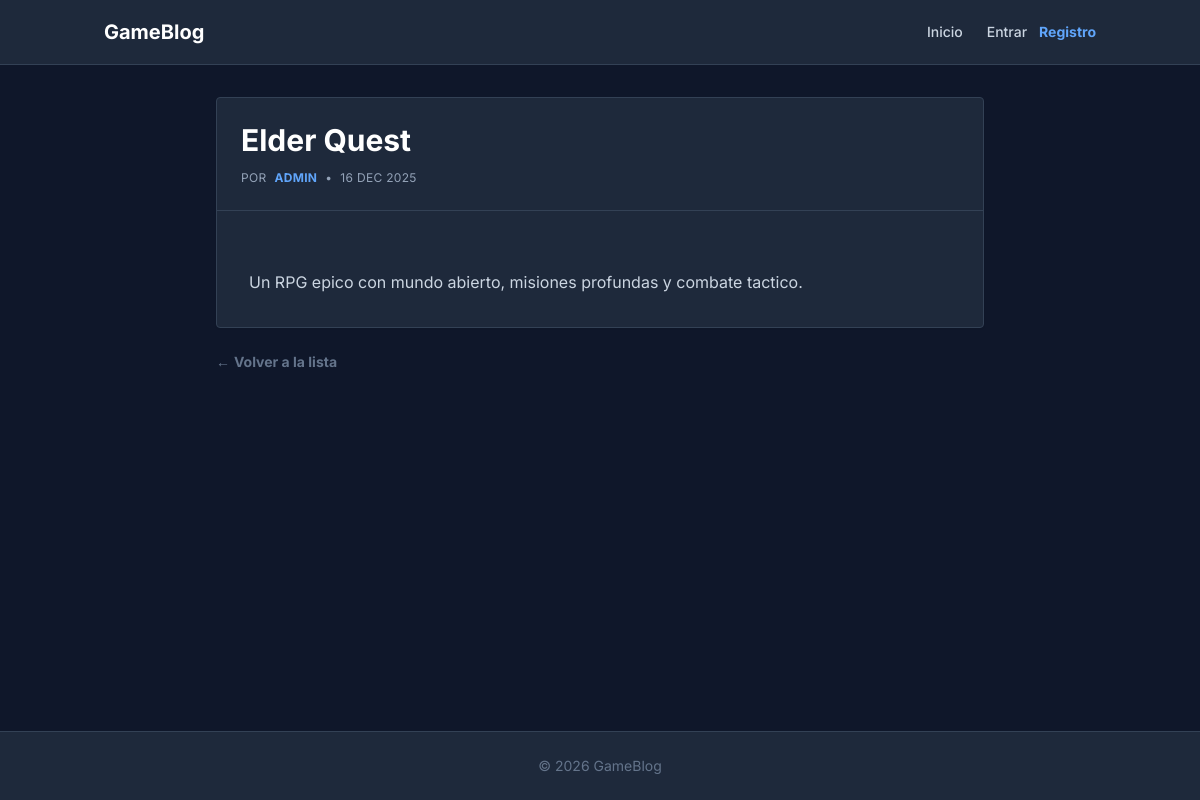
/index.php?action=show_post&id=1, run on the app's committed database.
### tables this page shows
CREATE TABLE IF NOT EXISTS posts (
    id INT AUTO_INCREMENT PRIMARY KEY,
    user_id INT NOT NULL,
    title VARCHAR(150) NOT NULL,
    content TEXT NOT NULL,
    image_url VARCHAR(255) DEFAULT NULL,
    created_at TIMESTAMP DEFAULT CURRENT_TIMESTAMP,
    FOREIGN KEY (user_id) REFERENCES users(id) ON DELETE CASCADE
);

CREATE TABLE IF NOT EXISTS users (
    id INT AUTO_INCREMENT PRIMARY KEY,
    username VARCHAR(80) NOT NULL,
    email VARCHAR(120) NOT NULL UNIQUE,
    password_hash VARCHAR(255) NOT NULL,
    role ENUM('admin', 'writer', 'subscriber') DEFAULT 'subscriber',
    created_at TIMESTAMP DEFAULT CURRENT_TIMESTAMP
);

### controllers/PostController.php (called while the page is built, shortened)
<?php
require_once __DIR__ . '/../models/Post.php';
class PostController {
    private $postModel;
    public function __construct() {
        $database = new Database();
        $db = $database->getConnection();
        $this->postModel = new Post($db);
    }
    protected function render(string $view, array $data = []) {
        extract($data);
        include __DIR__ . '/../views/' . $view;
    }
    public function show($id) {
        $post = $this->postModel->find($id);
        return $this->render('posts/show.php', compact('post'));
    }
}

### models/Post.php (called while the page is built, shortened)
<?php
class Post {
    private $db;
    public function __construct($db) {
        $this->db = $db;
    }
    public function find($id) {
        $stmt = $this->db->prepare("SELECT posts.*, users.username FROM posts JOIN users ON posts.user_id = users.id WHERE posts.id = ?");
        $stmt->execute([$id]);
        return $stmt->fetch();
    }
}

### views/posts/show.php (the view, shortened to what this page needs)
<?php include __DIR__ . '/../layout/header.php'; ?>
<article class="max-w-3xl mx-auto bg-slate-800 rounded border border-slate-700 overflow-hidden shadow-sm">
    <div class="p-6 border-b border-slate-700">
        <h1 class="text-2xl md:text-3xl font-bold text-white mb-3"><?= htmlspecialchars($post['title']) ?></h1>
        <div class="text-xs text-slate-400 uppercase tracking-wide flex items-center gap-2">
            Por <span class="text-blue-400 font-bold"><?= htmlspecialchars($post['username']) ?></span>
            <span>•</span>
            <span><?= date('d M Y', strtotime($post['created_at'])) ?></span>
        </div>
    </div>
    <div class="p-8 text-slate-300 leading-relaxed text-base whitespace-pre-line">
        <?= nl2br(htmlspecialchars($post['content'])) ?>
    </div>
</article>
<div class="max-w-3xl mx-auto mt-6 mb-12">
    <a href="index.php" class="text-sm text-slate-500 hover:text-white font-bold flex items-center gap-1 transition-colors">
        <span>&larr;</span> Volver a la lista
    </a>
</div>
<?php include __DIR__ . '/../layout/footer.php'; ?>

### views/layout/header.php (style rules this page uses)
body { font-family: 'Inter', sans-serif; }

### data on the page
posts: title "Elder Quest", user.username "ADMIN", created_at "16 DEC 2025", content "Un RPG epico con mundo abierto, misiones profundas y combate tactico."
